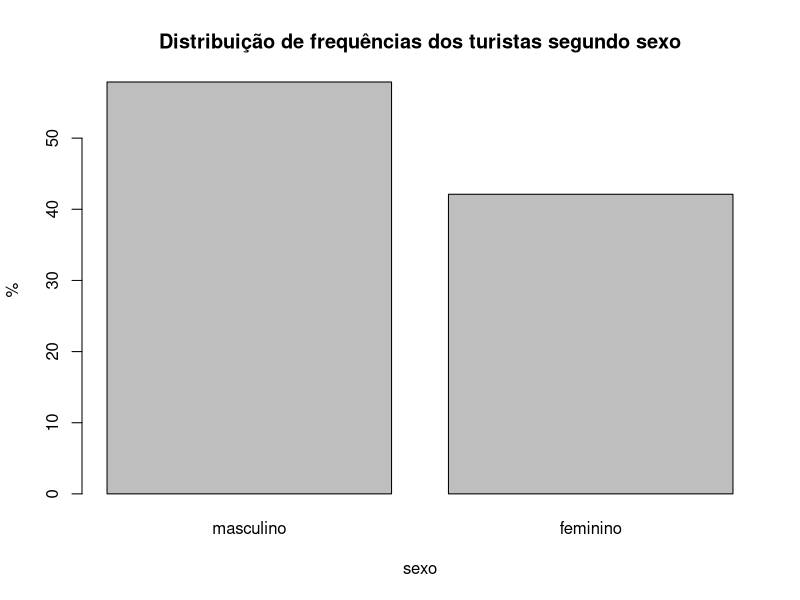
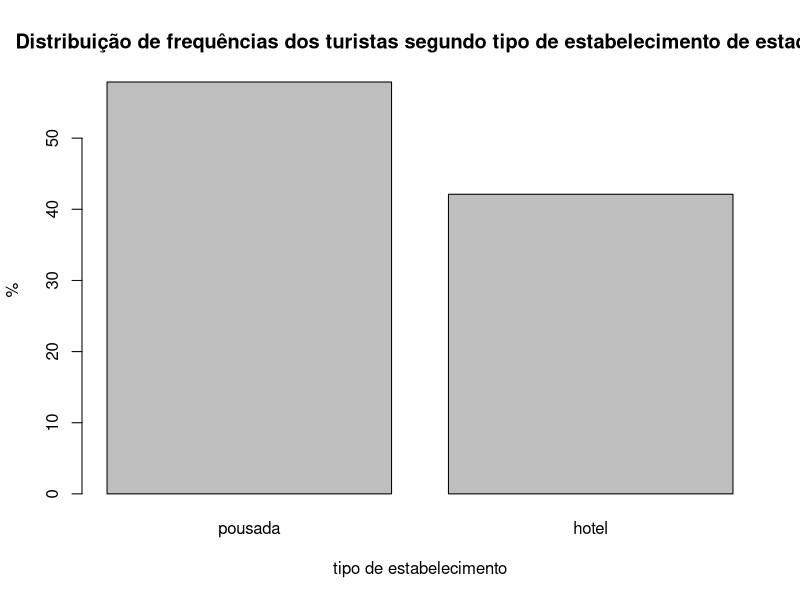
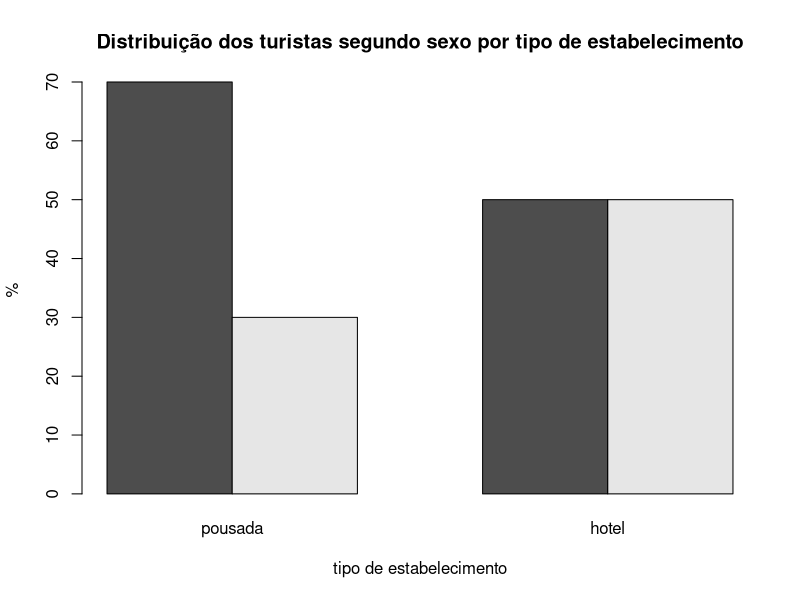

The R source for these figures, in order:
# Script roteiro para a atividade 2 - aula 7 - dados de turismo

# Etapa 1: Leitura e manipulação dos dados na branch “main”
# Leitura e verificação do banco
# Leitura e verificação do banco
dados = read.csv("dados_turismo.csv", header = T, sep = ";")
str(dados)
summary(dados)

# Atribuindo legendas dos rótulos das variáveis qualitativas
dados$sexo = factor(dados$sexo, levels = c(1, 2), labels = c("masculino", "feminino"))
dados$estabelecimento = factor(dados$estabelecimento, levels = c("P", "H"), labels = c("pousada", "hotel"))

# Etapa 2: Análise descritiva de dados na branch “analise-descritiva”
# Tabelas e gráficos de distribuição de frequências das variáveis qualitativas
f_sexo = round(prop.table(table(dados$sexo, useNA="no")) * 100, 2)
barplot (f_sexo, main = "Distribuição de frequências dos turistas segundo sexo", xlab = "sexo", ylab = "%")

f_estab = round(prop.table(table(dados$estabelecimento, useNA="no")) * 100, 2)
barplot (f_estab, main = "Distribuição de frequências dos turistas segundo tipo de estabelecimento de estadia", xlab = "tipo de estabelecimento", ylab = "%")

f_sexo_estab = round(prop.table(table(dados$sexo, dados$estabelecimento, useNA="no"), margin = 2) * 100, 2)
barplot(f_sexo_estab, main = "Distribuição dos turistas segundo sexo por tipo de estabelecimento", xlab = "tipo de estabelecimento", ylab = "%", beside = TRUE)

# Medidas descritivas para variáveis quantitativas
quantile(dados$duracao, c(0.25, 0.50, 0.75), na.rm = TRUE)
mean(dados$duracao, na.rm = TRUE)
sd(dados$duracao, na.rm = TRUE)

quantile(dados$valor, c(0.25, 0.50, 0.75), na.rm = TRUE)
mean(dados$valor, na.rm = TRUE)
sd(dados$valor, na.rm = TRUE)

# Etapa 3: Análise inferencial na branch “analise-inferencial”
# Teste de comparação de médias das variáveis quantitativas por dois grupos de variáveis qualitativas
